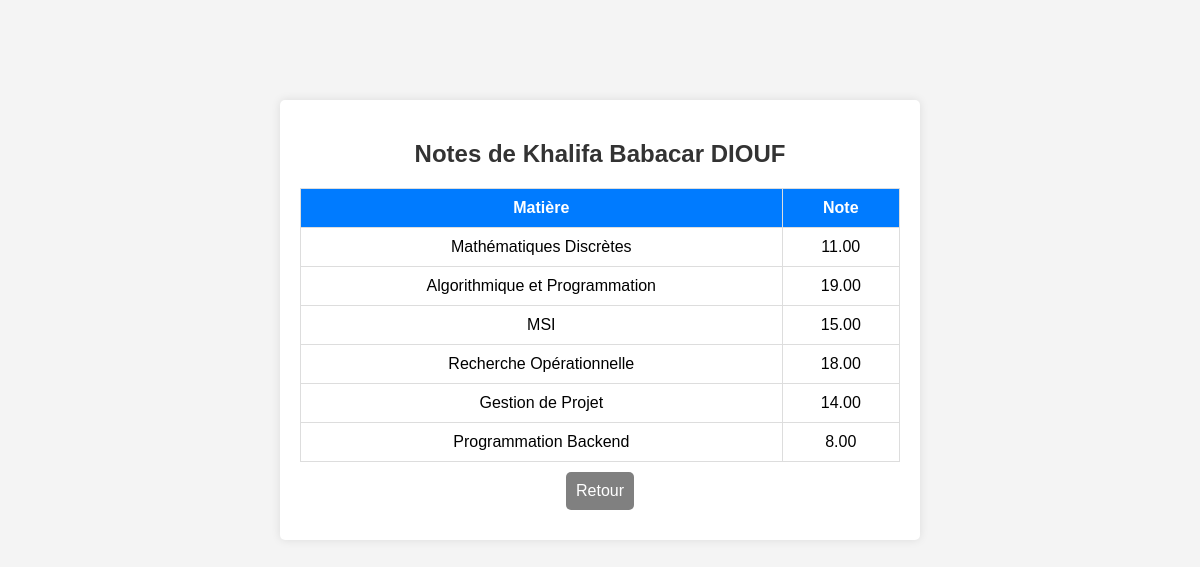
Page /voir_notes.php?id=1 (signed in) on the committed database.
### tables this page shows
CREATE TABLE `etudiants` (
  `id` int(11) NOT NULL AUTO_INCREMENT,
  `nom` varchar(100) NOT NULL,
  `prenom` varchar(100) NOT NULL,
  `email` varchar(100) NOT NULL,
  `login` varchar(50) NOT NULL,
  `motdepasse` varchar(255) NOT NULL,
  `classe_id` int(11) NOT NULL,
  `photo` varchar(255) DEFAULT NULL,
  PRIMARY KEY (`id`),
  UNIQUE KEY `email` (`email`),
  UNIQUE KEY `login` (`login`),
  KEY `classe_id` (`classe_id`),
  CONSTRAINT `etudiants_ibfk_1` FOREIGN KEY (`classe_id`) REFERENCES `classes` (`id`) ON DELETE CASCADE
);

CREATE TABLE `notes` (
  `id` int(11) NOT NULL AUTO_INCREMENT,
  `etudiant_id` int(11) NOT NULL,
  `matiere_id` int(11) NOT NULL,
  `note` decimal(4,2) NOT NULL,
  PRIMARY KEY (`id`),
  KEY `etudiant_id` (`etudiant_id`),
  KEY `matiere_id` (`matiere_id`),
  CONSTRAINT `notes_ibfk_1` FOREIGN KEY (`etudiant_id`) REFERENCES `etudiants` (`id`) ON DELETE CASCADE,
  CONSTRAINT `notes_ibfk_2` FOREIGN KEY (`matiere_id`) REFERENCES `matieres` (`id`) ON DELETE CASCADE
);

CREATE TABLE `matieres` (
  `id` int(11) NOT NULL AUTO_INCREMENT,
  `nom` varchar(100) NOT NULL,
  PRIMARY KEY (`id`),
  UNIQUE KEY `nom` (`nom`)
);

### voir_notes.php (the view, shortened to what this page needs)
<?php
include 'config.php';
$etudiant_id = $_GET['id'];
try {
    $stmt = $pdo->prepare("SELECT nom, prenom FROM etudiants WHERE id = ?");
    $stmt->execute([$etudiant_id]);
    $etudiant = $stmt->fetch();
    $stmt = $pdo->prepare("SELECT m.nom AS matiere, n.note
                           FROM notes n
                           JOIN matieres m ON n.matiere_id = m.id
                           WHERE n.etudiant_id = ?");
    $stmt->execute([$etudiant_id]);
    $notes = $stmt->fetchAll();
} catch (PDOException $e) {
    die("Erreur : " . $e->getMessage());
}
?>
<!DOCTYPE html>
<html lang="fr">
<head>
    <link rel="stylesheet" href="style.css">
</head>
<body>
    <div class="container">
        <h2>Notes de <?= $etudiant['prenom'] . " " . $etudiant['nom'] ?></h2>
        <table>
            <tr>
                <th>Matière</th>
                <th>Note</th>
            </tr>
            <?php if (count($notes) > 0) {
                foreach ($notes as $note) { ?>
                    <tr>
                        <td><?= $note['matiere'] ?></td>
                        <td><?= $note['note'] ?></td>
                    </tr>
                <?php }
            } else { ?>
                <tr><td colspan="2">Aucune note disponible.</td></tr>
            <?php } ?>
        </table>
        <a href="gestion_notes.php" class="btn btn-secondary">Retour</a>
    </div>
</body>
</html>

### style.css (style rules this page uses)
body { font-family: Arial, sans-serif; background-color: #f4f4f4; text-align: center; margin: 0; padding: 0; }
.container { width: 50%; margin: 100px auto; padding: 20px; background: white; box-shadow: 0px 0px 10px rgba(0, 0, 0, 0.1); border-radius: 5px; text-align: center; }
h1, h2, h3 { color: #333; }
.btn { display: inline-block; padding: 10px 20px; margin: 10px; background: #007BFF; color: white; text-decoration: none; border-radius: 5px; font-size: 16px; border: none; cursor: pointer; transition: background 0.3s ease; }
.btn-secondary { background-color: gray; text-decoration: none; color: white; border-radius: 5px; padding: 10px; display: inline-block; margin-top: 10px; }
table { width: 100%; border-collapse: collapse; margin-top: 20px; }
th, td { padding: 10px; border: 1px solid #ddd; text-align: center; }
th { background-color: #007BFF; color: white; }

### rows in the picture
etudiants: prenom "Khalifa Babacar", nom "DIOUF"
notes: matiere.nom "Mathématiques Discrètes", note "11.00"
notes: matiere.nom "Algorithmique et Programmation", note "19.00"
notes: matiere.nom "MSI", note "15.00"
notes: matiere.nom "Recherche Opérationnelle", note "18.00"
notes: matiere.nom "Gestion de Projet", note "14.00"
notes: matiere.nom "Programmation Backend", note "8.00"
